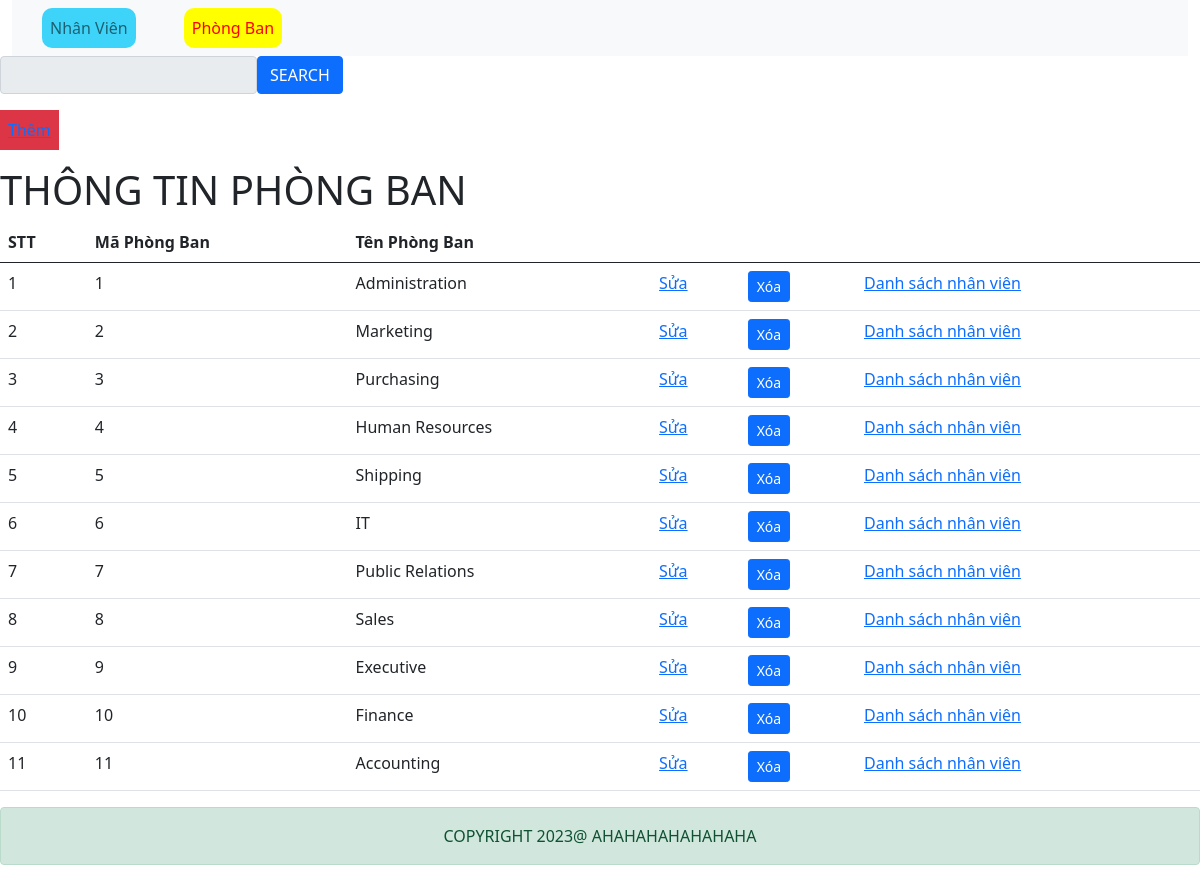
Screenshot of /phongban with the database file from the repository.
### tables this page shows
CREATE TABLE `departments`  (
  `department_id` int(11) NOT NULL AUTO_INCREMENT,
  `department_name` varchar(30) NOT NULL,
  PRIMARY KEY (`department_id`) USING BTREE
);

### phongban/index.php (the view, shortened to what this page needs)
<?php require '../layout/header.php' ?>
<form action="index.php" class="d-md-flex" method="GET">
    <input type="text" name='search' class="input-group-text"
        value="<?= isset($_GET['search']) ? $_GET['search'] : '' ?>">
    <button type='submit' class="btn-primary btn">SEARCH</button>
</form>
<?php
    require '../connectDB.php';
    $sql = "SELECT * FROM departments";
?>
<div class="add p-2 mt-3 mb-3 bg-danger d-inline-block">
    <a href="./create.php">Thêm</a>
</div>
<h1>THÔNG TIN PHÒNG BAN</h1>
<div class="table-responsive">
    <table class="table">
        <thead>
            <tr>
                <th>STT</th>
                <th>Mã Phòng Ban</th>
                <th>Tên Phòng Ban</th>
                <th></th>
                <th></th>
                <th></th>
            </tr>
        </thead>
        <tbody>
            <?php
                $result = $conn->query($sql);
                $stt = 0;
                if($result->num_rows > 0) :
                    while($row = $result->fetch_assoc()) :
                        $stt++;
            ?>
            <tr>
                <td><?=  $stt ?></td>
                <td><?= $row['department_id'] ?></td>
                <td><?= $row['department_name'] ?></td>
                <td><a href="update.php?idpb=<?= $row['department_id'] ?>">Sửa</a></td>
                <td><button class="delete btn btn-primary btn-sm"
                        truyenBien="deleteprocess.php?idpb=<?= $row['department_id'] ?>" data-bs-toggle="modal"
                        data-bs-target="#modalId">Xóa</button>
                </td>
                <td>
                    <a href="../nhanvien/index.php?departmentid=<?= $row['department_id'] ?>">Danh sách nhân viên</a>
                </td>
            </tr>
            <?php endwhile ?>
            <?php endif ?>
        </tbody>
    </table>
</div>
<?php require '../layout/footer.php' ?>

### layout/header.php (shortened to what this page needs)
<!DOCTYPE html>
<html lang="en">
<head>
    <link rel="stylesheet" href="../public/css/bootstrap.min.css">
    <link rel="stylesheet" href="../public/css/style.css">
</head>
<body>
    <div class="container-fluid">
        <nav class="navbar navbar-expand-sm navbar-light bg-light">
            <div class="container">
                <div class="collapse navbar-collapse" id="collapsibleNavId">
                    <?php
                        $path = $_SERVER['REQUEST_URI'];
                        $path = trim($path, '/');
                        $path = explode('/', $path);
                        $realpath = $path[0];
                    ?>
                    <ul class="navbar-nav me-auto mt-2 mt-lg-0">
                        <li class="nav-item me-5 <?= ($realpath == 'nhanvien') ? 'active' : '' ?>">
                            <a class="nav-link" href="../nhanvien/">Nhân Viên</a>
                        </li>
                        <li class="nav-item <?= ($realpath == 'phongban') ? 'active' : '' ?>">
                            <a class="nav-link" href="../phongban/">Phòng Ban</a>
                        </li>
                    </ul>
                </div>
            </div>
        </nav>
    </div>

### layout/footer.php (shortened to what this page needs)
<div class="alert alert-success text-center">
    COPYRIGHT 2023@ AHAHAHAHAHAHAHA
</div>
</body>
</html>

### public/css/style.css (style rules this page uses)
.nav-item { background-color: #3ed4fa; color: #000; border-radius: 10px; }
.nav-item.active a.nav-link { color: red; }
.nav-item.active { background-color: yellow; }

### rows the page displays
departments: department_id "1", department_name "Administration"
departments: department_id "2", department_name "Marketing"
departments: department_id "3", department_name "Purchasing"
departments: department_id "4", department_name "Human Resources"
departments: department_id "5", department_name "Shipping"
departments: department_id "6", department_name "IT"
departments: department_id "7", department_name "Public Relations"
departments: department_id "8", department_name "Sales"
departments: department_id "9", department_name "Executive"
departments: department_id "10", department_name "Finance"
departments: department_id "11", department_name "Accounting"
